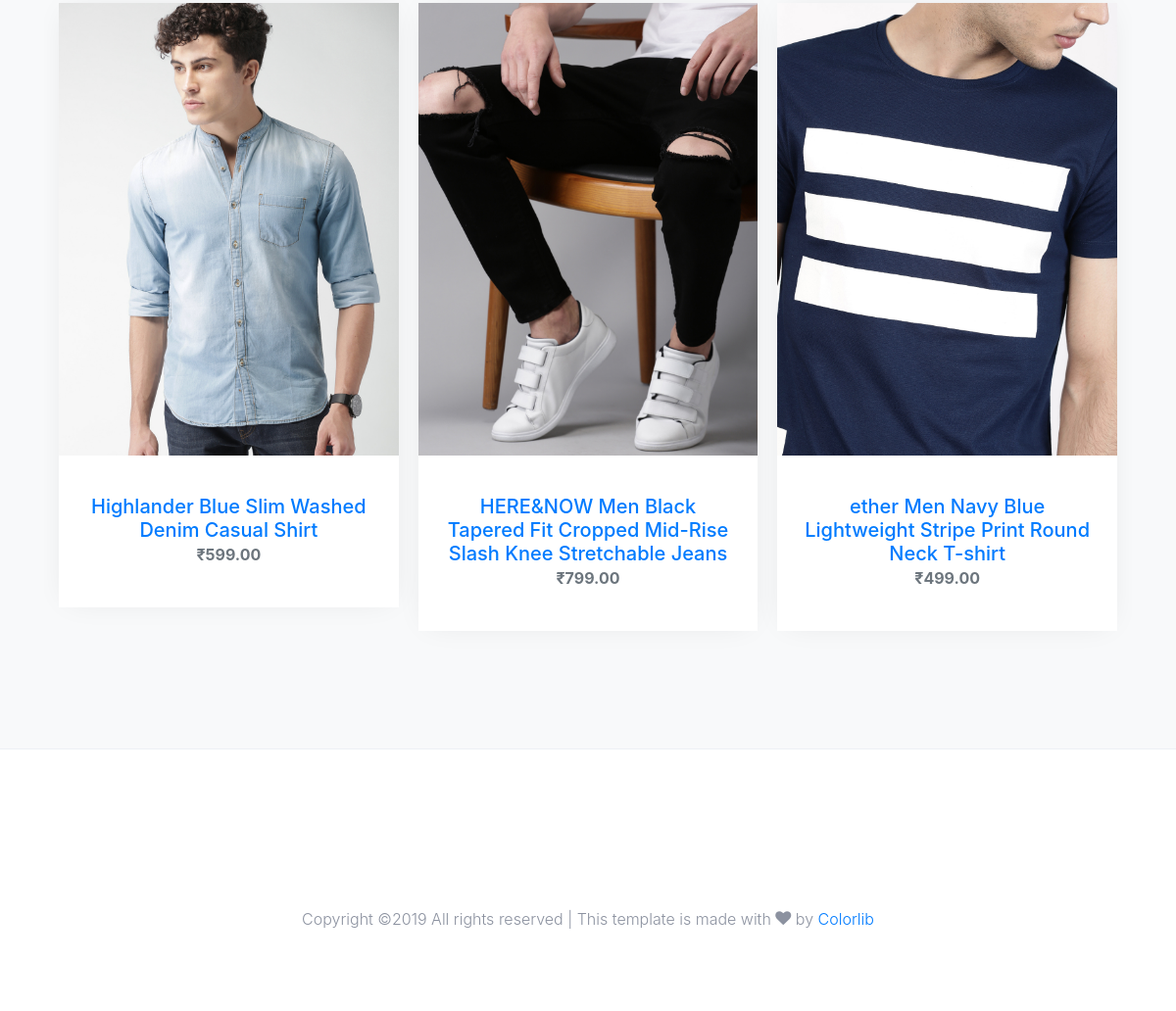
The page / (signed in, lower part) on the database as committed earlier.
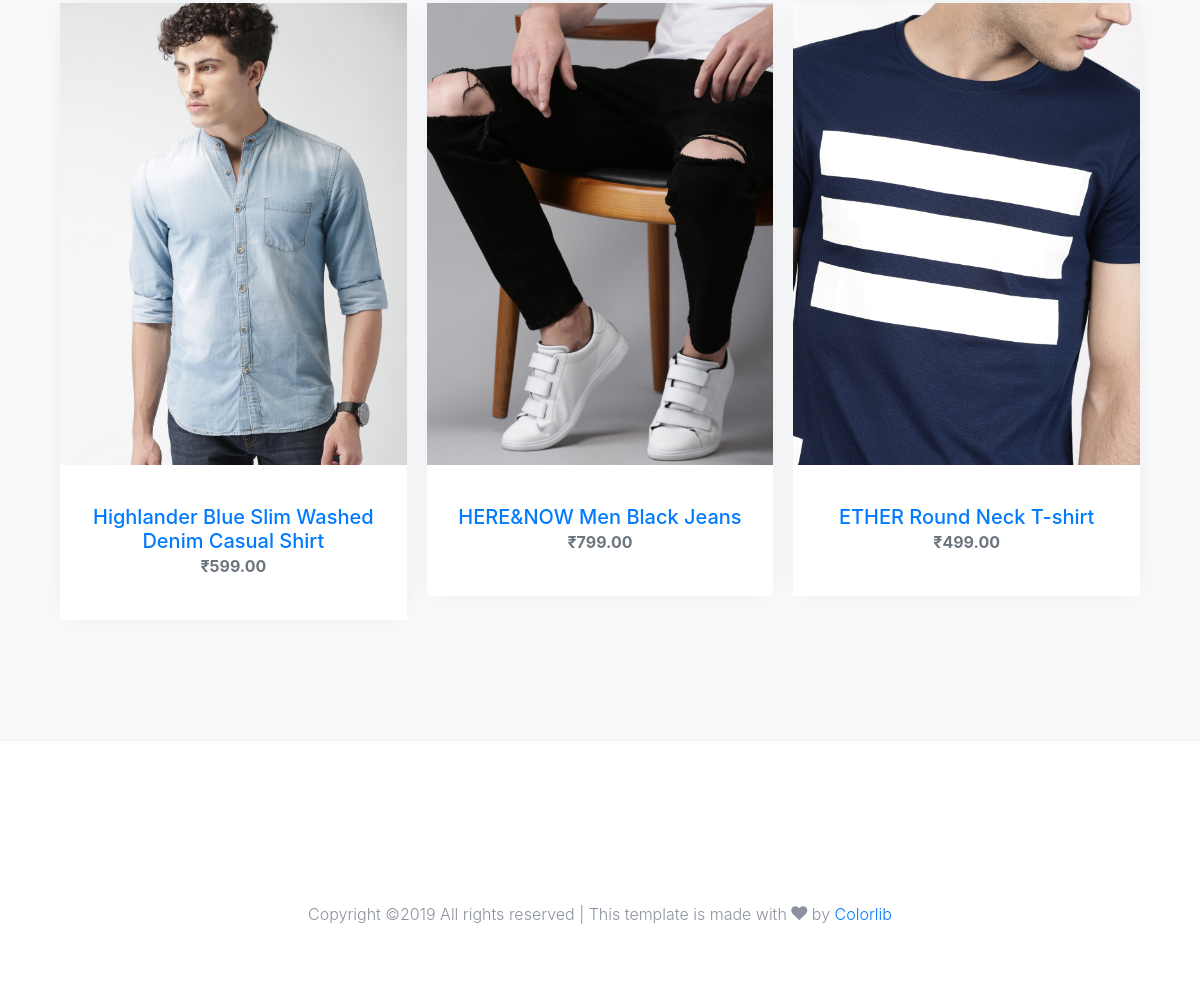
The same page on the database as committed later.
### products/models.py (models this page shows, shortened)
class Product(models.Model):
    title           = models.CharField(max_length=120)
    description     = models.TextField()
    price           = models.DecimalField(decimal_places=2, max_digits=20, default=39.99)
    image           = models.ImageField(upload_to=upload_image_path, null=True, blank=True)
    featured        = models.BooleanField(default=False)
    active          = models.BooleanField(default=True)
    objects = ProductManager()
    def get_absolute_url(self):
        return reverse("productdetail", kwargs={"id": self.id})

### home/views.py (the view)
# urls.py: path('', views.home_view, name='index'),
def home_view(request):
    featured = Product.objects.all().featured()
    return render(request,"index.html",{'featured':featured,'text':'Featured'})

### products/models.py (called while the page is built)
    def active(self):
        return self.filter(active=True)

    def featured(self):
        return self.filter(featured=True, active=True)

    def get_queryset(self):
        return ProductQuerySet(self.model, using=self._db)

    def all(self):
        return self.get_queryset().active()

### home/templates/index.html (shortened to what this page needs)
{% extends "base/base.html" %}
{% block content %}
{% load static %}
{% if featured %}
    <div class="site-section block-3 site-blocks-2 bg-light">
        <div class="container">
            <div class="row">
                <div class="col-md-12">
                    <div class="nonloop-block-3 owl-carousel">
                        {% for feature in featured %}
                        <div class="item">
                            <div class="block-4 text-center">
                                <figure class="block-4-image">
                                        <a href="{{ feature.get_absolute_url }}"><img src="{{ feature.image.url }}" alt="Image placeholder" class="img-fluid"></a>
                                </figure>
                                <div class="block-4-text p-4">
                                    <h3><a href="{{ feature.get_absolute_url }}">{{ feature.title }}</a></h3>
                                    <p class="text-secondary font-weight-bold">₹{{ feature.price }}</p>
                                </div>
                            </div>
                        </div>
                        {% endfor %}
                    </div>
                </div>
            </div>
        </div>
    </div>
{% endif %}
{% endblock %}

Rows that differ between the two databases and show on the page:
changed Product: title "HERE&NOW Men Black Tapered Fit Cropped Mid-Rise Slash Knee Stretchable Jeans" → "HERE&NOW Men Black Jeans"
changed Product: title "ether Men Navy Blue Lightweight Stripe Print Round Neck T-shirt" → "ETHER Round Neck T-shirt"
